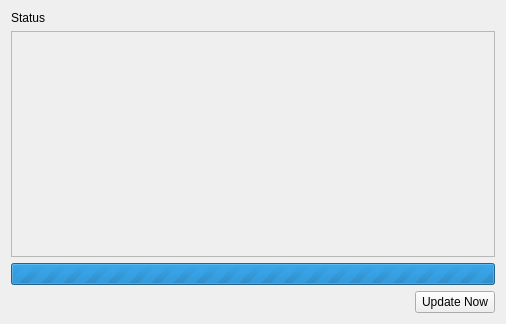
<?xml version="1.0" encoding="UTF-8"?>
<ui version="4.0">
 <class>versionLoader</class>
 <widget class="QWidget" name="versionLoader">
  <property name="geometry">
   <rect>
    <x>0</x>
    <y>0</y>
    <width>506</width>
    <height>324</height>
   </rect>
  </property>
  <property name="windowTitle">
   <string>Form</string>
  </property>
  <layout class="QVBoxLayout" name="verticalLayout">
   <item>
    <widget class="QLabel" name="status">
     <property name="text">
      <string>Status</string>
     </property>
     <property name="alignment">
      <set>Qt::AlignLeading|Qt::AlignLeft|Qt::AlignTop</set>
     </property>
    </widget>
   </item>
   <item>
    <widget class="QScrollArea" name="changelogArea">
     <property name="widgetResizable">
      <bool>true</bool>
     </property>
     <widget class="QWidget" name="scrollAreaWidgetContents">
      <property name="geometry">
       <rect>
        <x>0</x>
        <y>0</y>
        <width>486</width>
        <height>227</height>
       </rect>
      </property>
      <layout class="QHBoxLayout" name="horizontalLayout_2">
       <item>
        <widget class="QLabel" name="changelog">
         <property name="text">
          <string/>
         </property>
         <property name="alignment">
          <set>Qt::AlignLeading|Qt::AlignLeft|Qt::AlignTop</set>
         </property>
         <property name="wordWrap">
          <bool>true</bool>
         </property>
        </widget>
       </item>
      </layout>
     </widget>
    </widget>
   </item>
   <item>
    <widget class="QProgressBar" name="progressBar">
     <property name="maximum">
      <number>0</number>
     </property>
     <property name="value">
      <number>0</number>
     </property>
     <property name="textVisible">
      <bool>false</bool>
     </property>
     <property name="invertedAppearance">
      <bool>false</bool>
     </property>
    </widget>
   </item>
   <item>
    <layout class="QHBoxLayout" name="horizontalLayout">
     <item>
      <spacer name="horizontalSpacer">
       <property name="orientation">
        <enum>Qt::Horizontal</enum>
       </property>
       <property name="sizeHint" stdset="0">
        <size>
         <width>40</width>
         <height>20</height>
        </size>
       </property>
      </spacer>
     </item>
     <item>
      <widget class="QPushButton" name="updateNow">
       <property name="enabled">
        <bool>true</bool>
       </property>
       <property name="text">
        <string>Update Now</string>
       </property>
      </widget>
     </item>
    </layout>
   </item>
  </layout>
 </widget>
 <resources/>
 <connections/>
</ui>
